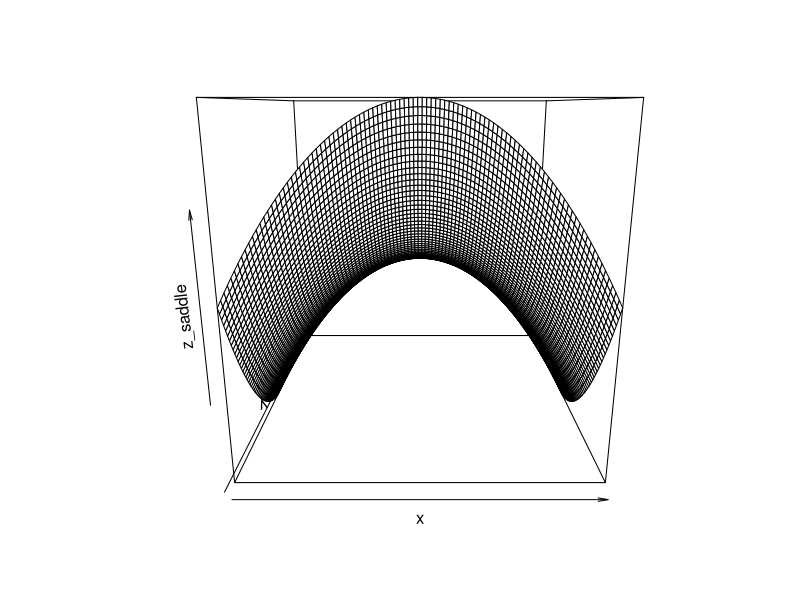

Write the R code that produced this figure.


saddle = function(x,y){
  -x*x + y*y
}

convex = function(x,y){
  x*x + y*y
}

x = y = seq(-1, +1, length = 100)
z_saddle = outer(x,y,saddle)
z_convex = outer(x,y,convex)

persp(x,y,z_saddle)
#persp(x,y,z_convex)
